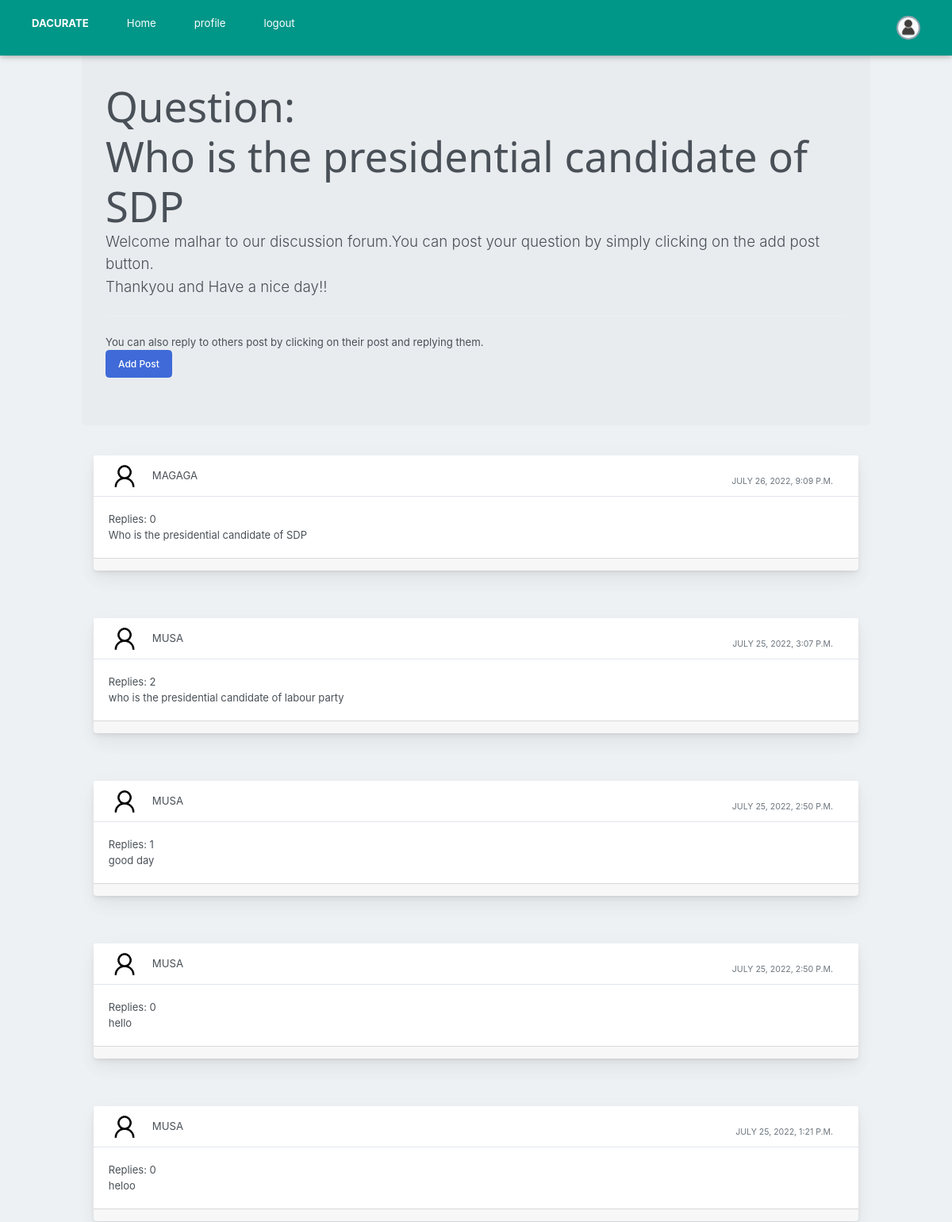
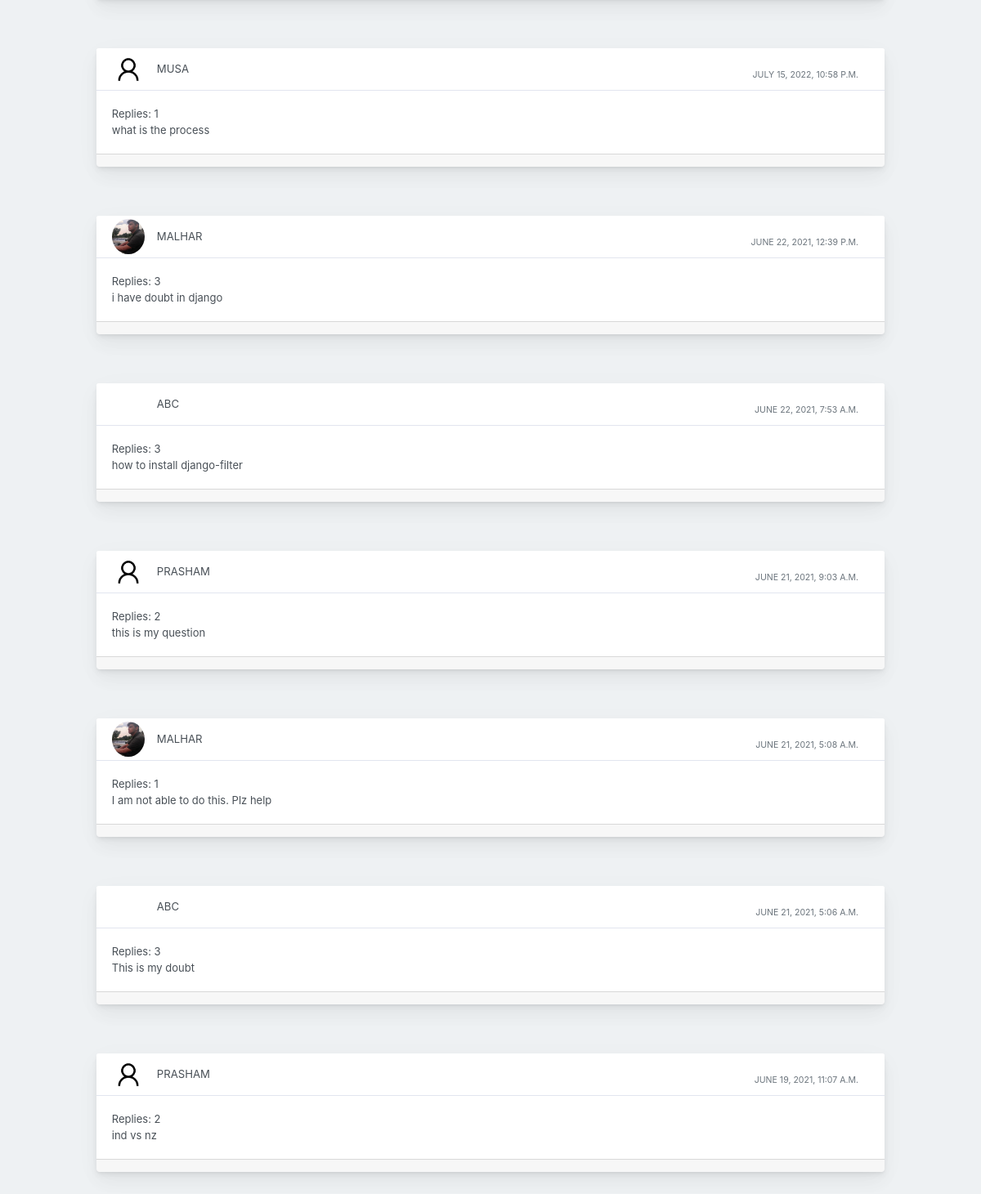
The app's page / (signed in) with its own data (2 pictures, top to bottom).
### profile_of_user/models.py (models this page shows)
class Post(models.Model):
    user1 = models.ForeignKey(User, on_delete=models.CASCADE, default=1)
    post_id = models.AutoField
    post_content = models.CharField(max_length=5000)
    timestamp= models.DateTimeField(default=now)
    image = models.ImageField(upload_to="images",default="")

### profile_of_user/views.py (the view, shortened to what this page needs)
# urls.py: path("", views.forum, name="Forum"),
def forum(request):
    profile = Profile.objects.all()
    pose= Post.objects.all().last().post_content
    replie= len(Replie.objects.all().last().reply_content)
    posts = Post.objects.annotate(count_replies=Count("replie")).order_by('-timestamp')
    return render(request, "forum.html", {'posts':posts,'pose':pose,'replie':replie})

### templates/forum.html (shortened to what this page needs)
{% extends 'basic.html' %}
{% block body %}
{% load static %}
<div class="container my-4">
<div class="jumbotron">
    <h1 class="display-4">Question:</h1>
    <h1 class="display-4">{{pose}}</h1>
    <p class="lead">Welcome {{request.user}} to our discussion forum.You can post your question  by simply clicking on the add post button. <br> Thankyou and Have a nice day!!</p>
    <hr class="my-4">
    <p>You can also reply to others post by clicking on their post and replying them.</p>
      <button class="btn btn-primary btn-lg" data-target="#questions" data-toggle="modal" role="button">Add Post</button>
    </div>
    {% for post in posts %}
    <div class="container-fluid mt-10">
      <div class="row">
          <div class="col-md-12">
              <div class="card mb-4">
                  <div class="card-header">
                      <div class="media flex-wrap w-100 align-items-center"> <img src="/media/{{post.image}}"
                              class="d-block ui-w-40 rounded-circle" alt="">
                          <div class="media-body ml-3"> <a href="/discussion/{{post.id}}" data-abc="true">{{post.user1}}</a>
                          </div>
                          <div class="text-muted small ml-3">
                            <div class="px-4 pt-3">{{post.timestamp}} </div>
                          </div>
                      </div>
                  </div>
                  <div class="card-body">
                    <p>Replies: {{post.count_replies}}</p>
                      <p>{{post.post_content}}</p>
                  </div>
                  <div class="card-footer d-flex flex-wrap justify-content-between align-items-center px-0 pt-0 pb-3">
                  </div>
              </div>
          </div>
      </div>
  </div>
  {% endfor %}
</div>
    {% endblock %}

### static/w3.css (style rules this page uses)
html { box-sizing:border-box }
*,*:before,*:after { box-sizing:inherit }
html { -ms-text-size-adjust:100%;-webkit-text-size-adjust:100% }
body { margin:0 }
a { background-color:transparent;-webkit-text-decoration-skip:objects }
img { border-style:none }
hr { box-sizing:content-box;height:0;overflow:visible }
button,input,select,textarea { font:inherit;margin:0 }
button,input { overflow:visible }
button,select { text-transform:none }
button,html [type=button],[type=reset],[type=submit] { -webkit-appearance:button }
html,body { font-family:Verdana,sans-serif;font-size:15px;line-height:1.5 }
html { overflow-x:hidden }
h1 { font-size:36px }
h1,h2,h3,h4,h5,h6 { font-family:"Segoe UI",Arial,sans-serif;font-weight:400;margin:10px 0 }
hr { border:0;border-top:1px solid #eee;margin:20px 0 }
img { vertical-align:middle }
a { color:inherit }

### records on screen
Post: post_content "Who is the presidential candidate of SDP", image (placeholder picture), user1 "MAGAGA", timestamp "JULY 26, 2022, 9:09 P.M.", count_replies "0"
Post: image (placeholder picture), user1 "MUSA", timestamp "JULY 25, 2022, 3:07 P.M.", count_replies "2", post_content "who is the presidential candidate of labour party"
Post: image (placeholder picture), user1 "MUSA", timestamp "JULY 25, 2022, 2:50 P.M.", count_replies "1", post_content "good day"
Post: image (placeholder picture), user1 "MUSA", timestamp "JULY 25, 2022, 2:50 P.M.", count_replies "0", post_content "hello"
Post: image (placeholder picture), user1 "MUSA", timestamp "JULY 25, 2022, 1:21 P.M.", count_replies "0", post_content "heloo"
Post: image (placeholder picture), user1 "MUSA", timestamp "JULY 15, 2022, 10:58 P.M.", count_replies "1", post_content "what is the process"
Post: image (picture), user1 "MALHAR", timestamp "JUNE 22, 2021, 12:39 P.M.", count_replies "3", post_content "i have doubt in django"
Post: user1 "ABC", timestamp "JUNE 22, 2021, 7:53 A.M.", count_replies "3", post_content "how to install django-filter"
Post: image (placeholder picture), user1 "PRASHAM", timestamp "JUNE 21, 2021, 9:03 A.M.", count_replies "2", post_content "this is my question"
Post: image (picture), user1 "MALHAR", timestamp "JUNE 21, 2021, 5:08 A.M.", count_replies "1", post_content "I am not able to do this. Plz help"
Post: user1 "ABC", timestamp "JUNE 21, 2021, 5:06 A.M.", count_replies "3", post_content "This is my doubt"
Post: image (placeholder picture), user1 "PRASHAM", timestamp "JUNE 19, 2021, 11:07 A.M.", count_replies "2", post_content "ind vs nz"

### other values on screen
{{ request.user }} "malhar"
